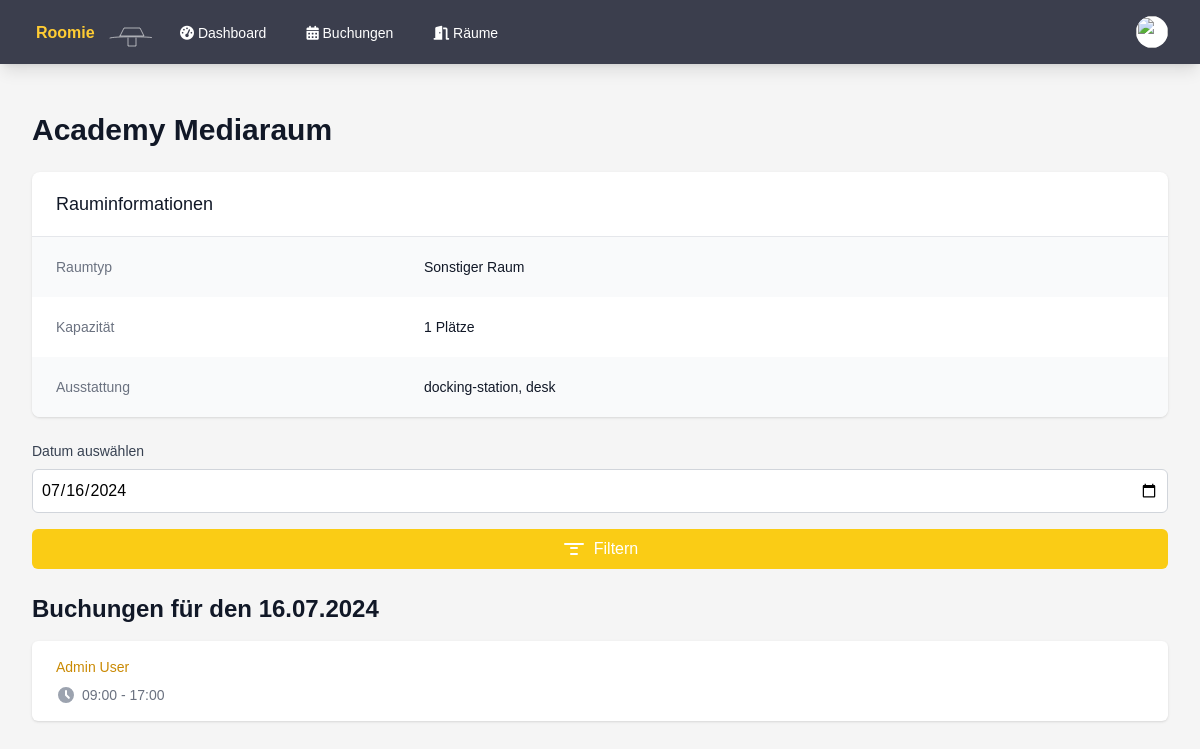
/room_details.php?id=1 (signed in), run on the app's committed database.
### tables this page shows
CREATE TABLE rooms (
        id INTEGER PRIMARY KEY AUTOINCREMENT,
        name TEXT NOT NULL,
        number TEXT,
        type TEXT NOT NULL,
        capacity INTEGER DEFAULT 0,
        is_favorite INTEGER DEFAULT 0,
        equipment TEXT,
        grid_position INTEGER
    );

CREATE TABLE bookings (
        id INTEGER PRIMARY KEY AUTOINCREMENT,
        user_id INTEGER,
        room_id INTEGER,
        seat_id INTEGER,
        date TEXT NOT NULL,
        start_time TEXT NOT NULL,
        end_time TEXT NOT NULL,
        FOREIGN KEY (user_id) REFERENCES users(id),
        FOREIGN KEY (room_id) REFERENCES rooms(id),
        FOREIGN KEY (seat_id) REFERENCES seats(id)
    );

CREATE TABLE users (
        id INTEGER PRIMARY KEY AUTOINCREMENT,
        name TEXT NOT NULL,
        email TEXT UNIQUE NOT NULL,
        password TEXT NOT NULL,
        is_admin INTEGER DEFAULT 0,
        profile_image VARCHAR(255),
        notifications BOOLEAN DEFAULT 0,
        created_at DATETIME DEFAULT CURRENT_TIMESTAMP
    );

### room_details.php (the view, shortened to what this page needs)
<?php
require_once 'auth.php';
$room_id = $_GET['id'] ?? null;
$selected_date = $_GET['date'] ?? date('Y-m-d');
try {
    $db = getDatabaseConnection();
    $stmt = $db->prepare('SELECT r.*
                          FROM rooms r
                          WHERE r.id = :id');
    $stmt->execute(['id' => $room_id]);
    $room = $stmt->fetch(PDO::FETCH_ASSOC);
    $stmt = $db->prepare('SELECT b.*, u.name as user_name
                          FROM bookings b
                          JOIN users u ON b.user_id = u.id
                          WHERE b.room_id = :room_id AND b.date = :selected_date
                          ORDER BY b.start_time');
    $stmt->execute(['room_id' => $room_id, 'selected_date' => $selected_date]);
    $bookings = $stmt->fetchAll(PDO::FETCH_ASSOC);
    $selected_date_formatted = (new DateTime($selected_date))->format('d.m.Y');
} catch (Exception $e) {
    $error = $e->getMessage();
}
function getRoomTypeName($type)
{
    switch ($type) {
        default:
            return 'Sonstiger Raum';
    }
}
?>
<!DOCTYPE html>
<html lang="de">
<head>
    <script src="https://cdn.tailwindcss.com"></script>
    <link rel="stylesheet" href="styles.css">
    <link rel="stylesheet" href="https://cdnjs.cloudflare.com/ajax/libs/font-awesome/6.1.1/css/all.min.css">
</head>
<body class="bg-custom-background">
<nav class="bg-custom-nav shadow-lg" x-data="{ open: false }">
        <div class="max-w-7xl mx-auto px-4 sm:px-6 lg:px-8">
            <div class="flex justify-between h-16">
                <div class="flex">
                    <div class="flex-shrink-0 flex items-center">
                        <a href="index.php">
                            <img class="h-8 w-auto" src="test.svg" alt="Roomie Logo">
                        </a>
                    </div>
                    <div class="hidden sm:ml-6 sm:flex sm:space-x-8">
                        <a href="index.php" class="inline-flex items-center px-1 pt-1 border-b-2 text-sm font-medium <?php echo $current_page == 'index.php' ? 'active' : 'inactive'; ?>">
                            <i class="fas fa-tachometer-alt"></i>&nbsp;Dashboard
                        </a>
                        <a href="bookings.php" class="inline-flex items-center px-1 pt-1 border-b-2 text-sm font-medium <?php echo $current_page == 'bookings.php' ? 'active' : 'inactive'; ?>">
                            <i class="fas fa-calendar-alt"></i>&nbsp;Buchungen
                        </a>
                        <a href="rooms.php" class="inline-flex items-center px-1 pt-1 border-b-2 text-sm font-medium <?php echo $current_page == 'rooms.php' ? 'active' : 'inactive'; ?>">
                            <i class="fas fa-door-open"></i>&nbsp;Räume
                        </a>
                    </div>
                </div>
                <div class="hidden sm:ml-6 sm:flex sm:items-center">
                    <div class="ml-3 relative" x-data="{ open: false }">
                        <div>
                            <button @click="open = !open" class="bg-white rounded-full flex text-sm focus:outline-none focus:ring-2 focus:ring-offset-2 focus:ring-yellow-500" id="user-menu" aria-haspopup="true" x-bind:aria-expanded="open">
                                <img class="h-8 w-8 rounded-full" src="<?php echo !empty($user['profile_image']) ? 'uploads/' . htmlspecialchars($user['profile_image']) : 'https://images.unsplash.com/photo-1472099645785-5658abf4ff4e?ixlib=rb-1.2.1&ixid=eyJhcHBfaWQiOjEyMDd9&auto=format&fit=facearea&facepad=2&w=256&h=256&q=80'; ?>" alt="">
                            </button>
                        </div>
                    </div>
                </div>
            </div>
        </div>
    </nav>
    <div class="max-w-7xl mx-auto py-6 sm:px-6 lg:px-8">
        <div class="px-4 py-6 sm:px-0">
            <?php if (isset($error)) : ?>
                <div class="bg-red-100 border-l-4 border-red-500 text-red-700 p-4 mb-6" role="alert">
                    <p><?php echo htmlspecialchars($error); ?></p>
                </div>
            <?php else : ?>
                <h1 class="text-3xl font-bold text-gray-900 mb-6"><?php echo htmlspecialchars($room['name']); ?></h1>
                <div class="bg-white shadow overflow-hidden sm:rounded-lg mb-6">
                    <div class="px-4 py-5 sm:px-6">
                        <h3 class="text-lg leading-6 font-medium text-gray-900">
                            Rauminformationen
                        </h3>
                    </div>
                    <div class="border-t border-gray-200">
                        <dl>
                            <div class="bg-gray-50 px-4 py-5 sm:grid sm:grid-cols-3 sm:gap-4 sm:px-6">
                                <dt class="text-sm font-medium text-gray-500">
                                    Raumtyp
                                </dt>
                                <dd class="mt-1 text-sm text-gray-900 sm:mt-0 sm:col-span-2">
                                    <?php echo htmlspecialchars(getRoomTypeName($room['type'])); ?>
                                </dd>
                            </div>
                            <div class="bg-white px-4 py-5 sm:grid sm:grid-cols-3 sm:gap-4 sm:px-6">
                                <dt class="text-sm font-medium text-gray-500">
                                    Kapazität
                                </dt>
                                <dd class="mt-1 text-sm text-gray-900 sm:mt-0 sm:col-span-2">
                                    <?php echo $room['capacity']; ?> Plätze
                                </dd>
                            </div>
                            <div class="bg-gray-50 px-4 py-5 sm:grid sm:grid-cols-3 sm:gap-4 sm:px-6">
                                <dt class="text-sm font-medium text-gray-500">
                                    Ausstattung
                                </dt>
                                <dd class="mt-1 text-sm text-gray-900 sm:mt-0 sm:col-span-2">
                                    <?php
                                    $equipment = json_decode($room['equipment'], true);
                                    echo $equipment ? implode(', ', $equipment) : 'Keine spezielle Ausstattung';
                                    ?>
                                </dd>
                            </div>
                        </dl>
                    </div>
                </div>
                <form method="GET" action="room_details.php" class="mb-6">
                    <label for="date" class="block text-sm font-medium text-gray-700 mb-2">Datum auswählen</label>
                    <input type="date" id="date" name="date" value="<?php echo htmlspecialchars($selected_date); ?>" class="w-full bg-white border border-gray-300 rounded-md p-2 mb-4">
                    <button type="submit" class="w-full bg-yellow-400 hover:bg-yellow-500 text-white rounded-md p-2 transition-colors duration-200 flex items-center justify-center">
                        <svg xmlns="http://www.w3.org/2000/svg" class="h-6 w-6 mr-2" fill="none" viewBox="0 0 24 24" stroke="currentColor">
                            <path stroke-linecap="round" stroke-linejoin="round" stroke-width="2" d="M3 7h18M9 17h6M9 11h6" />
                        </svg>
                        Filtern
                    </button>
                </form>
                <h2 class="text-2xl font-bold text-gray-900 mb-4">Buchungen für den <?php echo htmlspecialchars($selected_date_formatted); ?></h2>
                <?php if (empty($bookings)) : ?>
                    <p class="text-gray-600">Keine Buchungen für das ausgewählte Datum.</p>
                <?php else : ?>
                    <div class="bg-white shadow overflow-hidden sm:rounded-md">
                        <ul class="divide-y divide-gray-200">
                            <?php foreach ($bookings as $booking) : ?>
                                <li>
                                    <div class="px-4 py-4 sm:px-6">
                                        <div class="flex items-center justify-between">
                                            <p class="text-sm font-medium text-yellow-600 truncate">
                                                <?php echo htmlspecialchars($booking['user_name']); ?>
                                            </p>
                                        </div>
                                        <div class="mt-2 sm:flex sm:justify-between">
                                            <div class="sm:flex">
                                                <p class="flex items-center text-sm text-gray-500">
                                                    <svg class="flex-shrink-0 mr-1.5 h-5 w-5 text-gray-400" xmlns="http://www.w3.org/2000/svg" viewBox="0 0 20 20" fill="currentColor">
                                                        <path fill-rule="evenodd" d="M10 18a8 8 0 100-16 8 8 0 000 16zm1-12a1 1 0 10-2 0v4a1 1 0 00.293.707l2.828 2.829a1 1 0 101.415-1.415L11 9.586V6z" clip-rule="evenodd" />
                                                    </svg>
                                                    <?php echo $booking['start_time'] . ' - ' . $booking['end_time']; ?>
                                                </p>
                                            </div>
                                        </div>
                                    </div>
                                </li>
                            <?php endforeach; ?>
                        </ul>
                    </div>
                <?php endif; ?>
            <?php endif; ?>
        </div>
    </div>
</body>
</html>

### styles.css (style rules this page uses)
.mb-4 { margin-bottom: 1rem; }
.inactive { color: #fff !important; border-color: transparent !important; }
body { font-family: 'Source Sans 3', sans-serif; }
.bg-custom-nav { background-color: #3b3e4d; }
.bg-custom-background { background-color: #f5f5f5; }

### room_details.php (style rules this page uses)
body { font-family: 'Source Sans 3', sans-serif; }

### data on the page
rooms: name "Academy Mediaraum", type "Sonstiger Raum", capacity "1", equipment "docking-station, desk"
bookings: user.name "Admin User", start_time "09:00", end_time "17:00"

### other printed values
$selected_date_formatted "16.07.2024"
